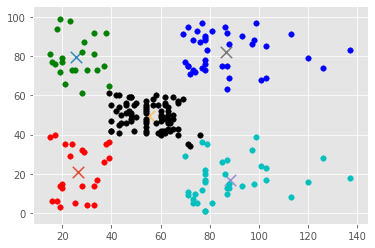

Source code (Python):
'''
Vedant Sahai 
Batch - C
Roll No 8364
'''

#================================================================================================================
#----------------------------------------------------------------------------------------------------------------
#									K MEANS CLUSTERING
#----------------------------------------------------------------------------------------------------------------
#================================================================================================================

# K means clustering is applied to normalized ipl player data


import numpy as np
import matplotlib.pyplot as plt
from matplotlib import style
import pandas as pd 

style.use('ggplot')

class K_Means:
	def __init__(self, k =3, tolerance = 0.0001, max_iterations = 500):
		self.k = k
		self.tolerance = tolerance
		self.max_iterations = max_iterations

	def fit(self, data):

		self.centroids = {}

		#initialize the centroids, the first 'k' elements in the dataset will be our initial centroids
		for i in range(self.k):
			self.centroids[i] = data[i]

		#begin iterations
		for i in range(self.max_iterations):
			self.classes = {}
			for i in range(self.k):
				self.classes[i] = []

			#find the distance between the point and cluster; choose the nearest centroid
			for features in data:
				distances = [np.linalg.norm(features - self.centroids[centroid]) for centroid in self.centroids]
				classification = distances.index(min(distances))
				self.classes[classification].append(features)

			previous = dict(self.centroids)

			#average the cluster datapoints to re-calculate the centroids
			for classification in self.classes:
				self.centroids[classification] = np.average(self.classes[classification], axis = 0)

			isOptimal = True

			for centroid in self.centroids:

				original_centroid = previous[centroid]
				curr = self.centroids[centroid]

				if np.sum((curr - original_centroid)/original_centroid * 100.0) > self.tolerance:
					isOptimal = False

			#break out of the main loop if the results are optimal, ie. the centroids don't change their positions much(more than our tolerance)
			if isOptimal:
				break

	def pred(self, data):
		distances = [np.linalg.norm(data - self.centroids[centroid]) for centroid in self.centroids]
		classification = distances.index(min(distances))
		return classification

def main():
	
	df = pd.read_csv('Mall_Customers.csv')
	# df = df[['one', 'two']]
	# dataset = df.astype(float).values.tolist()

	# X = df.values #returns a numpy array
	X = df.iloc[:, [3, 4]].values
	km = K_Means(5)
	km.fit(X)

	# Plotting starts here
	colors = 10*["r", "g", "c", "b", "k"]

	for centroid in km.centroids:
		plt.scatter(km.centroids[centroid][0], km.centroids[centroid][1], s = 130, marker = "x")

	for classification in km.classes:
		color = colors[classification]
		for features in km.classes[classification]:
			plt.scatter(features[0], features[1], color = color,s = 30)
	
	plt.show()

if __name__ == "__main__":
	main()
